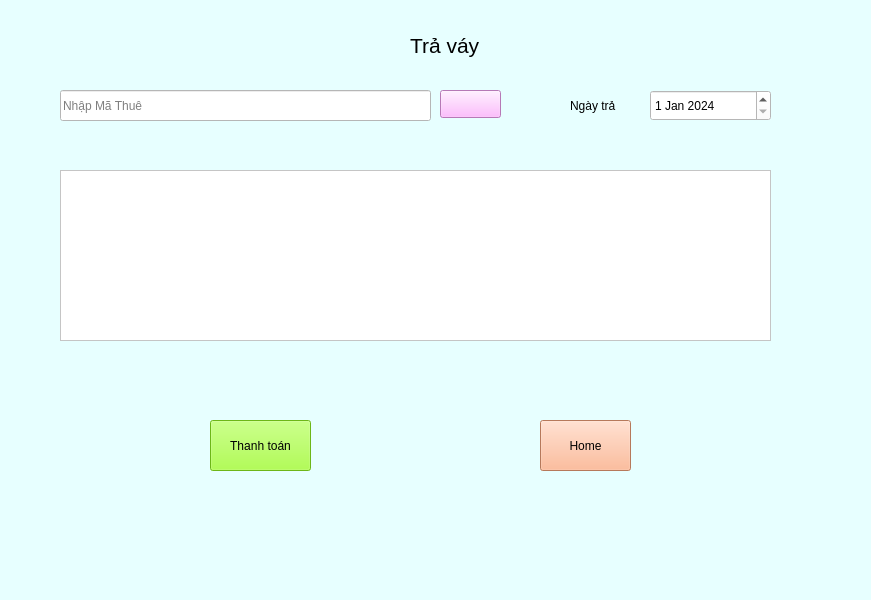
<?xml version="1.0" encoding="UTF-8"?>
<ui version="4.0">
 <class>MainWindow</class>
 <widget class="QMainWindow" name="MainWindow">
  <property name="geometry">
   <rect>
    <x>0</x>
    <y>0</y>
    <width>871</width>
    <height>600</height>
   </rect>
  </property>
  <property name="windowTitle">
   <string>MainWindow</string>
  </property>
  <property name="styleSheet">
   <string notr="true">background-color:rgb(231, 255, 255)</string>
  </property>
  <widget class="QWidget" name="centralwidget">
   <widget class="QLabel" name="label">
    <property name="geometry">
     <rect>
      <x>410</x>
      <y>30</y>
      <width>91</width>
      <height>31</height>
     </rect>
    </property>
    <property name="text">
     <string>&lt;html&gt;&lt;head/&gt;&lt;body&gt;&lt;p&gt;&lt;span style=&quot; font-size:16pt;&quot;&gt;Trả váy&lt;/span&gt;&lt;/p&gt;&lt;/body&gt;&lt;/html&gt;</string>
    </property>
   </widget>
   <widget class="QLabel" name="label_2">
    <property name="geometry">
     <rect>
      <x>570</x>
      <y>90</y>
      <width>61</width>
      <height>31</height>
     </rect>
    </property>
    <property name="text">
     <string>Ngày trả</string>
    </property>
   </widget>
   <widget class="QLabel" name="label_3">
    <property name="geometry">
     <rect>
      <x>50</x>
      <y>140</y>
      <width>61</width>
      <height>31</height>
     </rect>
    </property>
    <property name="text">
     <string/>
    </property>
   </widget>
   <widget class="QDateEdit" name="NgayTra_date">
    <property name="geometry">
     <rect>
      <x>650</x>
      <y>90</y>
      <width>121</width>
      <height>31</height>
     </rect>
    </property>
    <property name="styleSheet">
     <string notr="true">background-color:rgb(255, 255, 255)</string>
    </property>
    <property name="dateTime">
     <datetime>
      <hour>0</hour>
      <minute>0</minute>
      <second>0</second>
      <year>2024</year>
      <month>1</month>
      <day>1</day>
     </datetime>
    </property>
   </widget>
   <widget class="QTableWidget" name="table_TT">
    <property name="geometry">
     <rect>
      <x>60</x>
      <y>170</y>
      <width>711</width>
      <height>171</height>
     </rect>
    </property>
    <property name="styleSheet">
     <string notr="true">background-color:rgb(255, 255, 255)</string>
    </property>
    <property name="rowCount">
     <number>0</number>
    </property>
    <property name="columnCount">
     <number>0</number>
    </property>
   </widget>
   <widget class="QPushButton" name="ThanhToan">
    <property name="geometry">
     <rect>
      <x>210</x>
      <y>420</y>
      <width>101</width>
      <height>51</height>
     </rect>
    </property>
    <property name="styleSheet">
     <string notr="true">background-color:rgb(152, 255, 34)</string>
    </property>
    <property name="text">
     <string>Thanh toán</string>
    </property>
    <property name="icon">
     <iconset>
      <normaloff>../test/thanhtoan.webp</normaloff>../test/thanhtoan.webp</iconset>
    </property>
   </widget>
   <widget class="QPushButton" name="Home">
    <property name="geometry">
     <rect>
      <x>540</x>
      <y>420</y>
      <width>91</width>
      <height>51</height>
     </rect>
    </property>
    <property name="styleSheet">
     <string notr="true">background-color:rgb(255, 170, 127)</string>
    </property>
    <property name="text">
     <string>Home</string>
    </property>
    <property name="icon">
     <iconset>
      <normaloff>../test/home-64.webp</normaloff>../test/home-64.webp</iconset>
    </property>
   </widget>
   <widget class="QLineEdit" name="Nhap_text">
    <property name="geometry">
     <rect>
      <x>60</x>
      <y>90</y>
      <width>371</width>
      <height>31</height>
     </rect>
    </property>
    <property name="styleSheet">
     <string notr="true">background-color:rgb(255, 255, 255)</string>
    </property>
    <property name="placeholderText">
     <string>Nhập Mã Thuê</string>
    </property>
   </widget>
   <widget class="QPushButton" name="TimKiem_bt">
    <property name="geometry">
     <rect>
      <x>440</x>
      <y>90</y>
      <width>61</width>
      <height>28</height>
     </rect>
    </property>
    <property name="styleSheet">
     <string notr="true">background-color:rgb(255, 170, 255)</string>
    </property>
    <property name="text">
     <string/>
    </property>
    <property name="icon">
     <iconset>
      <normaloff>../test/timkiem.webp</normaloff>../test/timkiem.webp</iconset>
    </property>
   </widget>
  </widget>
  <widget class="QMenuBar" name="menubar">
   <property name="geometry">
    <rect>
     <x>0</x>
     <y>0</y>
     <width>871</width>
     <height>26</height>
    </rect>
   </property>
  </widget>
  <widget class="QStatusBar" name="statusbar"/>
 </widget>
 <resources/>
 <connections/>
</ui>
